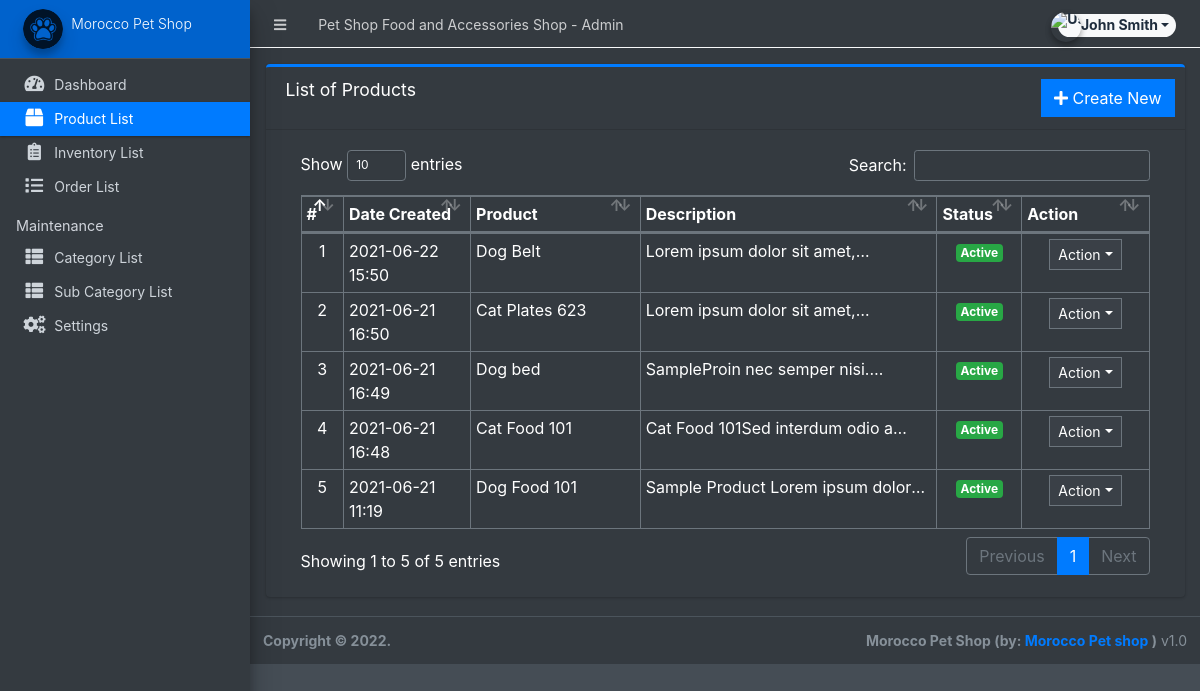
Before: /admin/?page=product (signed in) with the older database file.
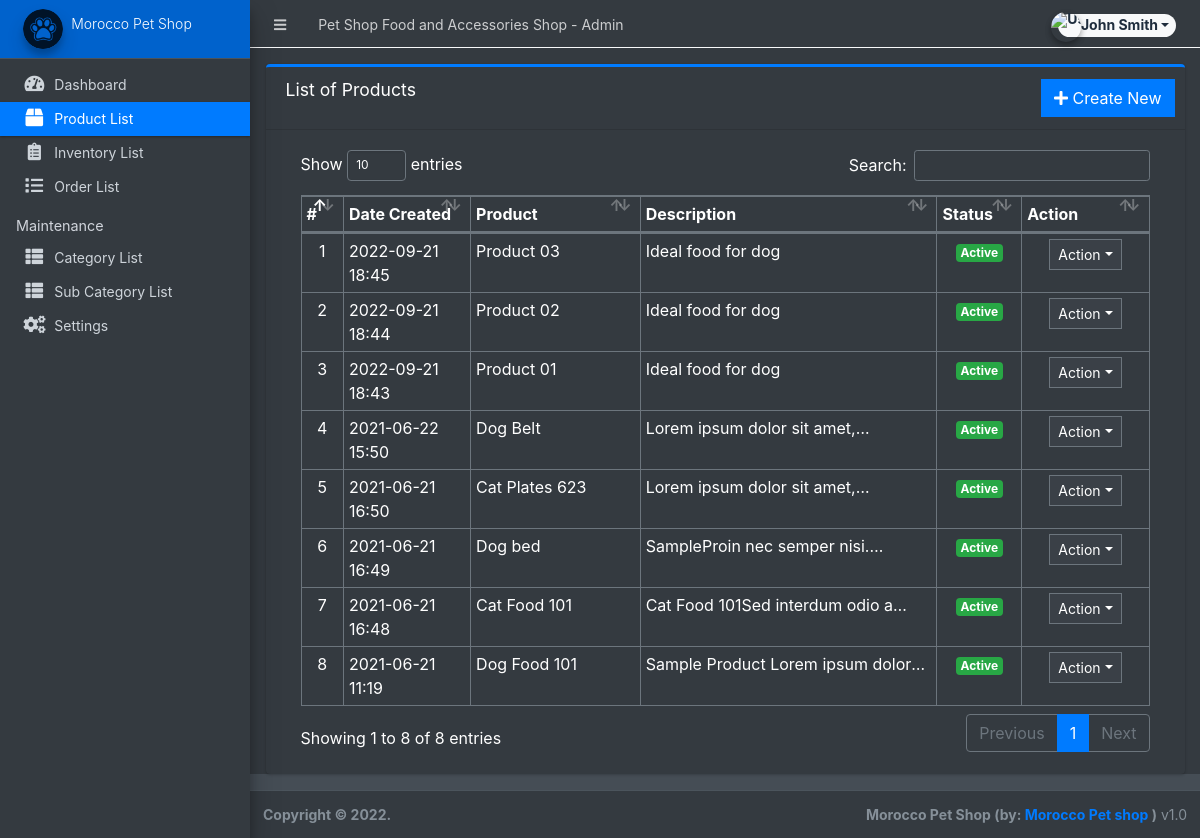
After: the same page with the newer database file.
### tables this page shows
CREATE TABLE `products` (
  `id` int(30) NOT NULL,
  `category_id` int(30) NOT NULL,
  `sub_category_id` int(30) NOT NULL,
  `product_name` varchar(250) NOT NULL,
  `description` text NOT NULL,
  `status` tinyint(1) NOT NULL DEFAULT 1,
  `date_created` datetime NOT NULL DEFAULT current_timestamp()
);

### admin/product/index.php (the view, shortened to what this page needs)
<div class="card card-outline card-primary">
	<div class="card-header">
		<h3 class="card-title">List of Products</h3>
		<div class="card-tools">
			<a href="?page=product/manage_product" class="btn btn-flat btn-primary"><span class="fas fa-plus"></span>  Create New</a>
		</div>
	</div>
	<div class="card-body">
		<div class="container-fluid">
        <div class="container-fluid">
			<table class="table table-bordered table-stripped">
				<colgroup>
					<col width="5%">
					<col width="15%">
					<col width="20%">
					<col width="35%">
					<col width="10%">
					<col width="15%">
				</colgroup>
				<thead>
					<tr>
						<th>#</th>
						<th>Date Created</th>
						<th>Product</th>
						<th>Description</th>
						<th>Status</th>
						<th>Action</th>
					</tr>
				</thead>
				<tbody>
					<?php
					$i = 1;
						$qry = $conn->query("SELECT * from `products` order by unix_timestamp(date_created) desc ");
						while($row = $qry->fetch_assoc()):
                            $row['description'] = strip_tags(stripslashes(html_entity_decode($row['description'])));
					?>
						<tr>
							<td class="text-center"><?php echo $i++; ?></td>
							<td><?php echo date("Y-m-d H:i",strtotime($row['date_created'])) ?></td>
							<td><?php echo $row['product_name'] ?></td>
							<td ><p class="truncate-1 m-0"><?php echo $row['description'] ?></p></td>
							<td class="text-center">
                                <?php if($row['status'] == 1): ?>
                                    <span class="badge badge-success">Active</span>
                                <?php else: ?>
                                    <span class="badge badge-danger">Inactive</span>
                                <?php endif; ?>
                            </td>
							<td align="center">
								 <button type="button" class="btn btn-flat btn-default btn-sm dropdown-toggle dropdown-icon" data-toggle="dropdown">
				                  		Action
				                  </button>
							</td>
						</tr>
					<?php endwhile; ?>
				</tbody>
			</table>
		</div>
		</div>
	</div>
</div>

Changed rows visible on the page:
added products: date_created "2022-09-21 18:45", product_name "Product 03", description "Ideal food for dog", status "Active"
added products: date_created "2022-09-21 18:44", product_name "Product 02", description "Ideal food for dog", status "Active"
added products: date_created "2022-09-21 18:43", product_name "Product 01", description "Ideal food for dog", status "Active"
Other visible differences:
text written by a page script: "Show entries Search: Showing 1 to 5 of 5 entries Previous 1 Next" → "Show entries Search: Showing 1 to 8 of 8 entries Previous 1 Next"
